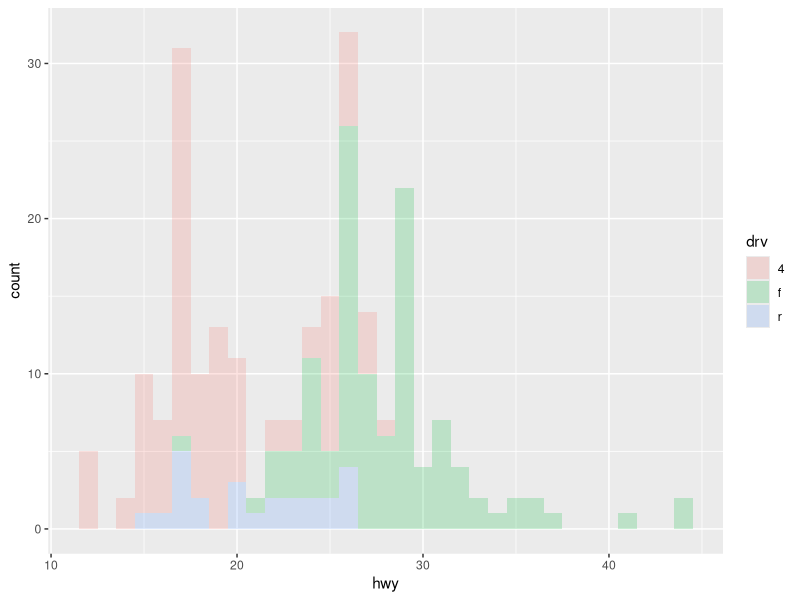
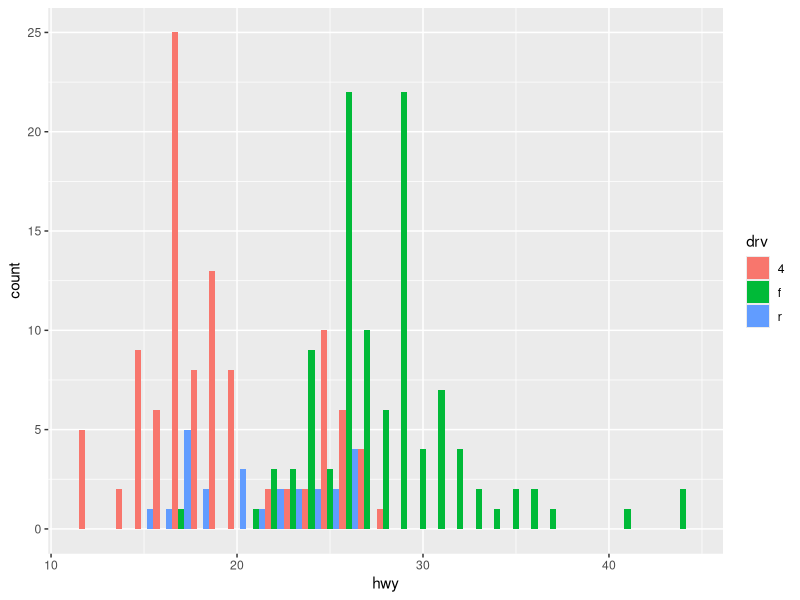
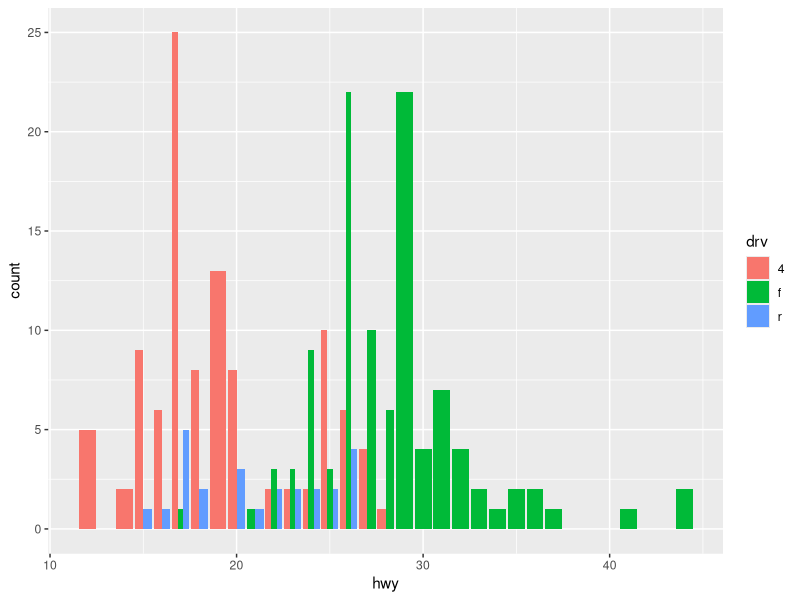

These figures' R source, in order:
library(tidyverse)

ggplot(data = mpg) +
  geom_histogram(
    mapping = aes(x = hwy, fill = drv),
    binwidth = 1,
    alpha = 0.2
  )

ggplot(data = mpg) +
  geom_histogram(
    mapping = aes(x = hwy, fill = drv),
    binwidth = 1,
    position = "dodge"
  )

?geom_jitter

?geom_point


ggplot(data = mpg) +
  geom_bar(
    mapping = aes(x = hwy, fill = drv),
    binwidth = 1,
    position = "dodge"
  )
